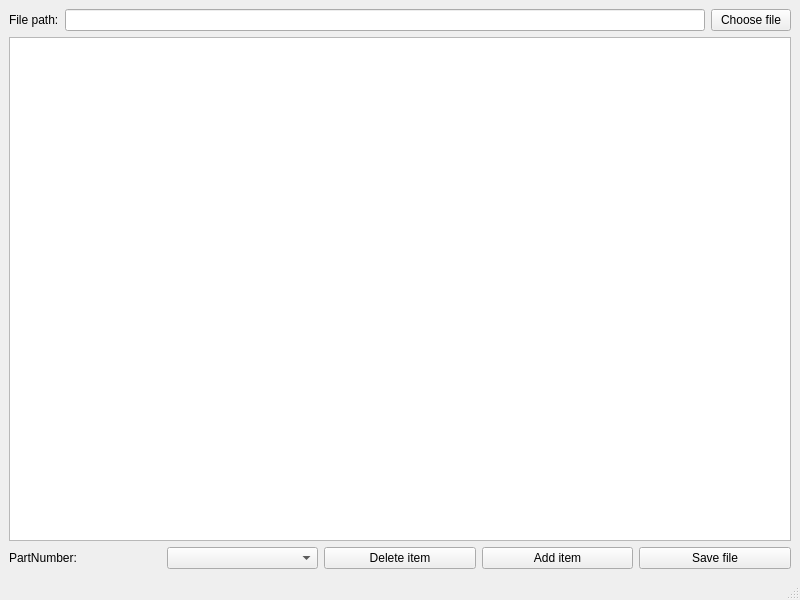
<?xml version="1.0" encoding="UTF-8"?>
<ui version="4.0">
 <class>MainWindow</class>
 <widget class="QMainWindow" name="MainWindow">
  <property name="geometry">
   <rect>
    <x>0</x>
    <y>0</y>
    <width>800</width>
    <height>600</height>
   </rect>
  </property>
  <property name="windowTitle">
   <string>MainWindow</string>
  </property>
  <widget class="QWidget" name="centralwidget">
   <layout class="QVBoxLayout" name="verticalLayout">
    <item>
     <layout class="QHBoxLayout" name="horizontalLayout">
      <item>
       <widget class="QLabel" name="label">
        <property name="text">
         <string>File path:</string>
        </property>
       </widget>
      </item>
      <item>
       <widget class="QLineEdit" name="filePathLineEdit"/>
      </item>
      <item>
       <widget class="QPushButton" name="chooseFileButton">
        <property name="text">
         <string>Choose file</string>
        </property>
       </widget>
      </item>
     </layout>
    </item>
    <item>
     <widget class="QTextEdit" name="fileContentTextEdit"/>
    </item>
    <item>
     <layout class="QHBoxLayout" name="horizontalLayout_2">
      <item>
       <widget class="QLabel" name="label_2">
        <property name="text">
         <string>PartNumber:</string>
        </property>
       </widget>
      </item>
      <item>
       <widget class="QComboBox" name="partNumberComboBox"/>
      </item>
      <item>
       <widget class="QPushButton" name="deleteItemButton">
        <property name="text">
         <string>Delete item</string>
        </property>
       </widget>
      </item>
      <item>
       <widget class="QPushButton" name="addItemButton">
        <property name="text">
         <string>Add item</string>
        </property>
       </widget>
      </item>
      <item>
       <widget class="QPushButton" name="saveFileButton">
        <property name="text">
         <string>Save file</string>
        </property>
       </widget>
      </item>
     </layout>
    </item>
   </layout>
  </widget>
  <widget class="QMenuBar" name="menubar">
   <property name="geometry">
    <rect>
     <x>0</x>
     <y>0</y>
     <width>800</width>
     <height>22</height>
    </rect>
   </property>
  </widget>
  <widget class="QStatusBar" name="statusbar"/>
 </widget>
 <resources/>
 <connections/>
</ui>
